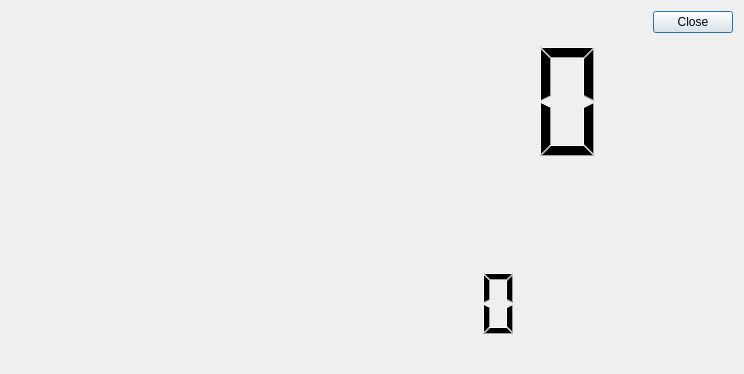
<?xml version="1.0" encoding="UTF-8"?>
<ui version="4.0">
 <class>DialogProgressBarImport</class>
 <widget class="QDialog" name="DialogProgressBarImport">
  <property name="geometry">
   <rect>
    <x>0</x>
    <y>0</y>
    <width>744</width>
    <height>374</height>
   </rect>
  </property>
  <property name="windowTitle">
   <string>Dialog</string>
  </property>
  <layout class="QHBoxLayout" name="horizontalLayout_7">
   <item>
    <layout class="QVBoxLayout" name="verticalLayout_7">
     <item>
      <layout class="QHBoxLayout" name="horizontalLayout_6">
       <item>
        <widget class="QLCDNumber" name="lcdCount">
         <property name="minimumSize">
          <size>
           <width>600</width>
           <height>180</height>
          </size>
         </property>
         <property name="frameShape">
          <enum>QFrame::NoFrame</enum>
         </property>
         <property name="digitCount">
          <number>9</number>
         </property>
        </widget>
       </item>
       <item>
        <spacer name="horizontalSpacer_9">
         <property name="orientation">
          <enum>Qt::Horizontal</enum>
         </property>
         <property name="sizeHint" stdset="0">
          <size>
           <width>40</width>
           <height>20</height>
          </size>
         </property>
        </spacer>
       </item>
       <item>
        <layout class="QVBoxLayout" name="verticalLayout">
         <item>
          <widget class="QPushButton" name="pushButtonClose">
           <property name="text">
            <string>Close</string>
           </property>
          </widget>
         </item>
         <item>
          <spacer name="verticalSpacer_6">
           <property name="orientation">
            <enum>Qt::Vertical</enum>
           </property>
           <property name="sizeHint" stdset="0">
            <size>
             <width>20</width>
             <height>40</height>
            </size>
           </property>
          </spacer>
         </item>
        </layout>
       </item>
      </layout>
     </item>
     <item>
      <layout class="QVBoxLayout" name="verticalLayout_5">
       <item>
        <spacer name="verticalSpacer_5">
         <property name="orientation">
          <enum>Qt::Vertical</enum>
         </property>
         <property name="sizeHint" stdset="0">
          <size>
           <width>20</width>
           <height>40</height>
          </size>
         </property>
        </spacer>
       </item>
       <item>
        <layout class="QHBoxLayout" name="horizontalLayout_5">
         <item>
          <spacer name="horizontalSpacer_7">
           <property name="orientation">
            <enum>Qt::Horizontal</enum>
           </property>
           <property name="sizeHint" stdset="0">
            <size>
             <width>40</width>
             <height>20</height>
            </size>
           </property>
          </spacer>
         </item>
         <item>
          <widget class="QLCDNumber" name="lcdChrono">
           <property name="minimumSize">
            <size>
             <width>300</width>
             <height>120</height>
            </size>
           </property>
           <property name="frameShape">
            <enum>QFrame::NoFrame</enum>
           </property>
           <property name="digitCount">
            <number>8</number>
           </property>
          </widget>
         </item>
         <item>
          <spacer name="horizontalSpacer_8">
           <property name="orientation">
            <enum>Qt::Horizontal</enum>
           </property>
           <property name="sizeHint" stdset="0">
            <size>
             <width>40</width>
             <height>20</height>
            </size>
           </property>
          </spacer>
         </item>
        </layout>
       </item>
      </layout>
     </item>
    </layout>
   </item>
  </layout>
 </widget>
 <resources/>
 <connections/>
</ui>
